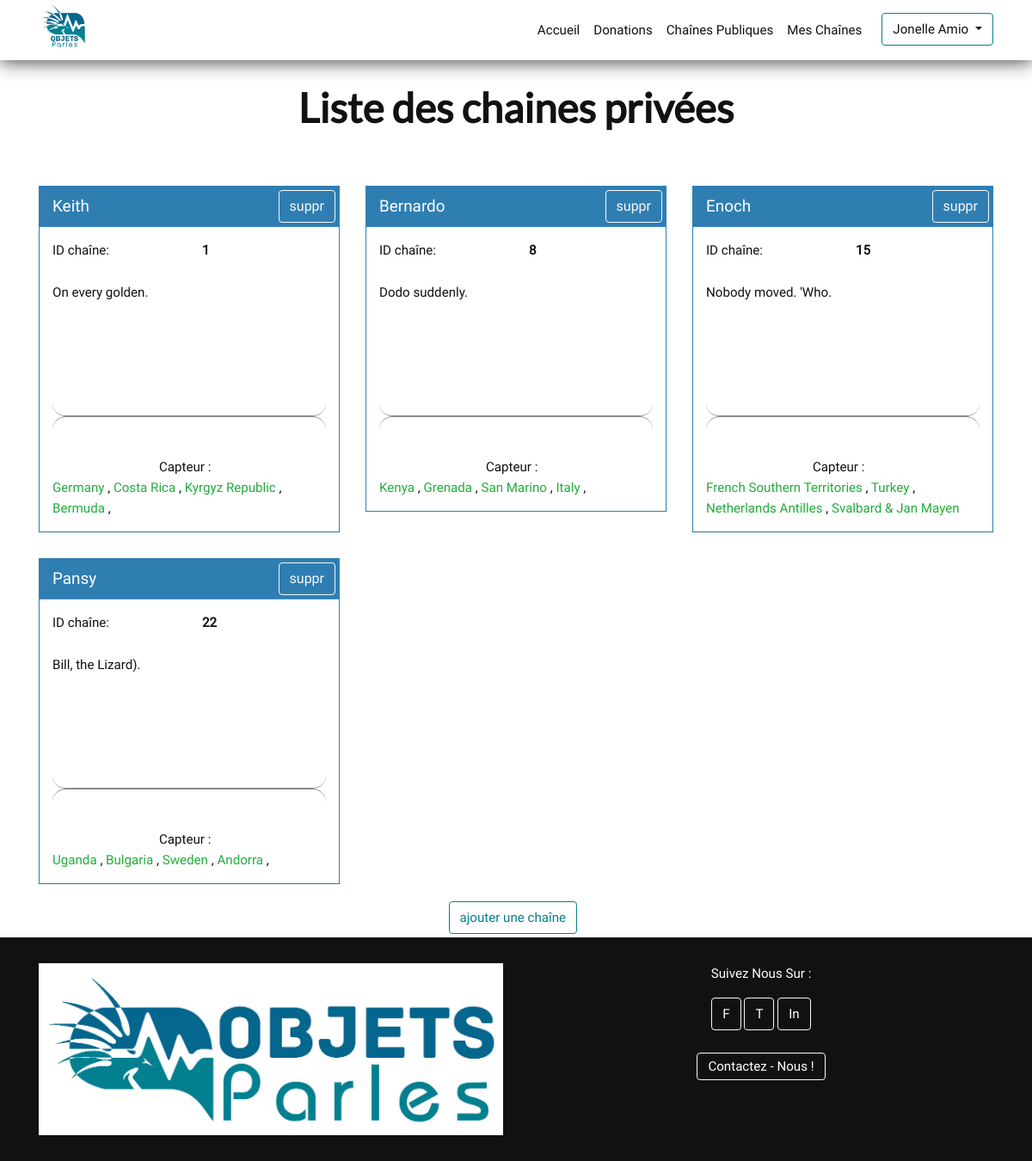
The page /index.php/mes-chaines (signed in) on the database as committed earlier.
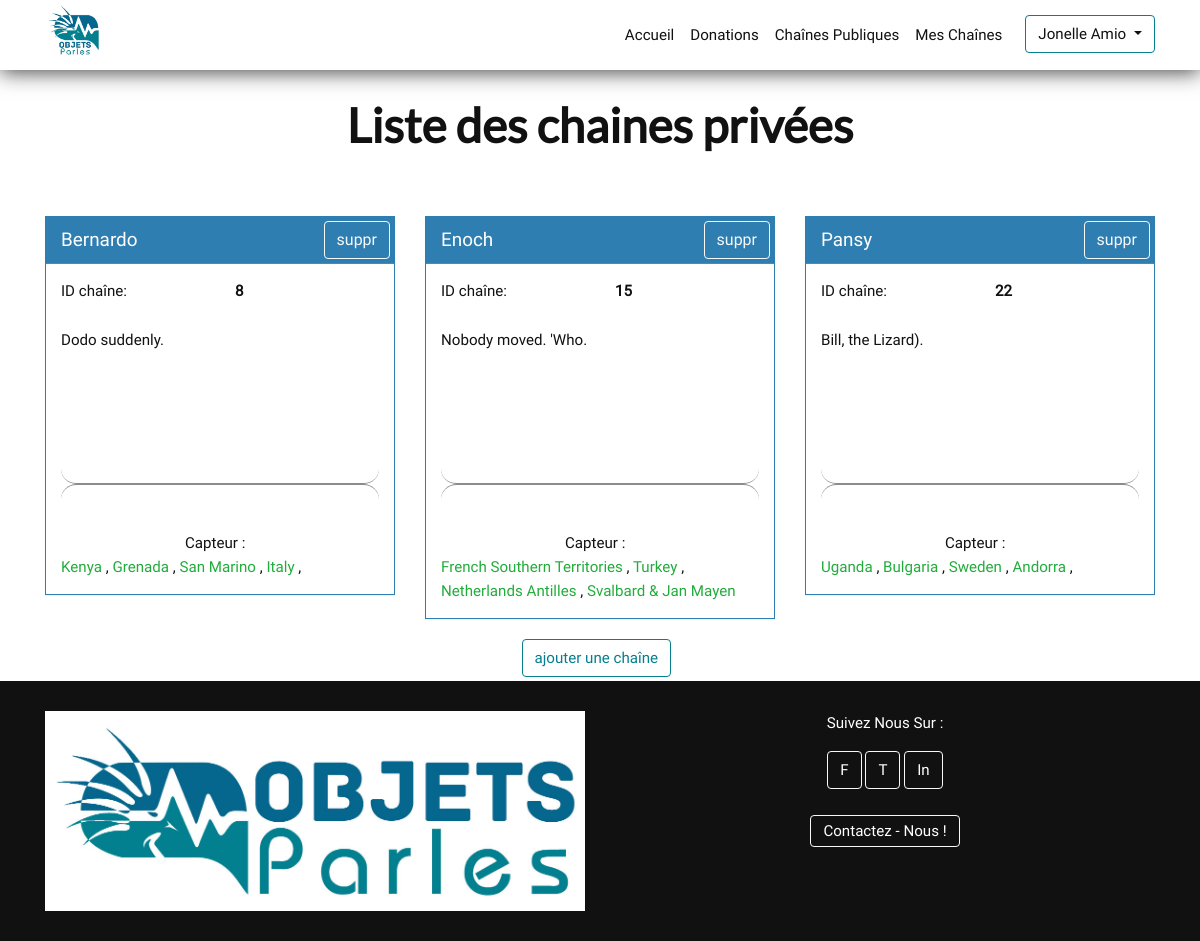
The same page on the database as committed later.
### tables this page shows
CREATE TABLE `channel` (
  `idchannel` int(11) NOT NULL,
  `name` varchar(45) NOT NULL,
  `public` tinyint(1) NOT NULL,
  `comments` varchar(255) DEFAULT NULL
);

CREATE TABLE `capteur` (
  `idcapteur` int(11) NOT NULL,
  `name` varchar(255) NOT NULL,
  `comments` varchar(255) DEFAULT NULL
);

### controllers.php (called while the page is built, shortened)
<?php
    function mesChaines_action($liensDuSite, $uri, $uriDestination)
    {
        $chaines = get_mes_chaines();
        require 'view/mes-chaines.php';
    }
?>

### model.php (called while the page is built, shortened)
<?php
    function open_database_connection()
    {
        $link = new mysqli( 'localhost', 'root', '', 'objetsparles' ) or die("impossible de se connecter à la bdd");
        if ($link->errno) {
            echo "Echec de link n°{$link->errno} : {$link->error}";
            return null;
        }
        else
            return $link;
    }
    function get_mes_chaines()
    {
        $link = open_database_connection();
        $chaines = array();
        $resultall = mysqli_query($link,'SELECT `channel`.`idchannel`, `channel`.`name`, `channel`.`comments`
                                        FROM `channel`
                                        INNER JOIN `userchannel` ON `channel`.`idchannel` = `userchannel`.`idchannel`
                                        WHERE `userchannel`.`iduser` = \''.$_SESSION["user"]["id"].'\'');
        if (mysqli_num_rows($resultall) > 0) {
            while ($row = mysqli_fetch_assoc($resultall)) {
                $chaines[] = $row;
            }
        }
        return $chaines;
    }
    function get_capteurs( $id )
    {
        $link = open_database_connection();
        $capteurs = array();
        $id = intval($id);
        $resultall = mysqli_query($link, 'SELECT `capteur`.`idcapteur`, `capteur`.`name`, `capteur`.`comments`
                                    FROM `capteur`
                                    INNER JOIN `capteurchannel` ON `capteur`.`idcapteur` = `capteurchannel`.`idcapteur`
                                    WHERE `idchannel` ='.$id );
        if (mysqli_num_rows($resultall) > 0) {
            while ($row = mysqli_fetch_assoc($resultall)) {
                $capteurs[] = $row;
            }
        }
        return $capteurs;
    }

### view/mes-chaines.php (the view, shortened to what this page needs)
<header class="login_form">
    <?php require "menu.php"; ?>
    <h1>Liste des chaines privées</h1>
</header>
<main id="page_content">
    <div id="wrap" >
        <div class="container">
            <div class="row">
                <?php foreach($chaines as $chaine ) : ?>
                <div class="col-md-4">
                    <div class="panel panel-primary">
                        <div class="panel-heading ellipsis">
                            <a href="<?php echo $liensDuSite['uriChaine'].'?id='.$chaine['idchannel']; ?>">
                                <?php echo $chaine['name']; ?>
                            </a>
                            <form class="deleteForm" method="post" action="<?php echo ( "?id=".$chaine['idchannel'] ); ?>">
                                <input type="submit" name="deleteChannel" value="suppr" class="btn btn-outline-light text-light"/>
                            </form>
                        </div>
                        <div class="panel-body">
                            <div class="row">
                                <div class="channel_id">ID chaîne:</div>
                                <div class="channel_id">
                                    <b><?php echo $chaine['idchannel']; ?></b>
                                </div>
                            </div>
                            <p class="public_channel_description"><?php echo $chaine['comments']; ?></p>
                            <hr>
                            <div class="head_capteur">
                                <?php echo "Capteur :"; ?>
                            </div>
                            <div class="lien_capteur">
                                <?php $capteurs = get_capteurs($chaine['idchannel']); ?>
                                <?php foreach($capteurs as $capteur ) : ?>
                                    <a class ="link_capteur" href="<?php echo $liensDuSite['uriCapteur'].'?id='.$capteur['idcapteur']; ?>">
                                        <?php echo $capteur['name']; ?>
                                    </a>
                                    <?php echo ","; ?>
                                <?php endforeach ?>
                            </div>
                        </div>
                    </div>
                </div>
                <?php endforeach ?>
            </div>
        </div>
        <div class="add_channel">
            <a href="<?php echo $liensDuSite['uriCreateC']?>" class="btn btn-outline-primary button_add" title="création de chaîne">ajouter une chaîne</a>
        </div>
    </div>
</main>
<?php
    include 'layout.php';
?>

Rows that differ between the two databases and show on the page:
removed channel: name "Keith", idchannel "1", comments "On every golden."
removed capteur: name "Germany", shown under "Keith"
removed capteur: name "Costa Rica", shown under "Keith"
removed capteur: name "Kyrgyz Republic", shown under "Keith"
removed capteur: name "Bermuda", shown under "Keith"
